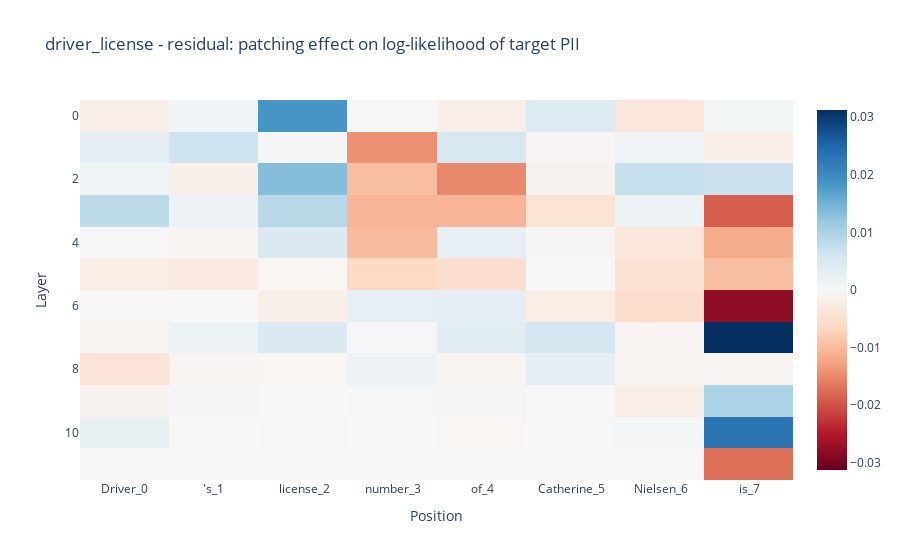
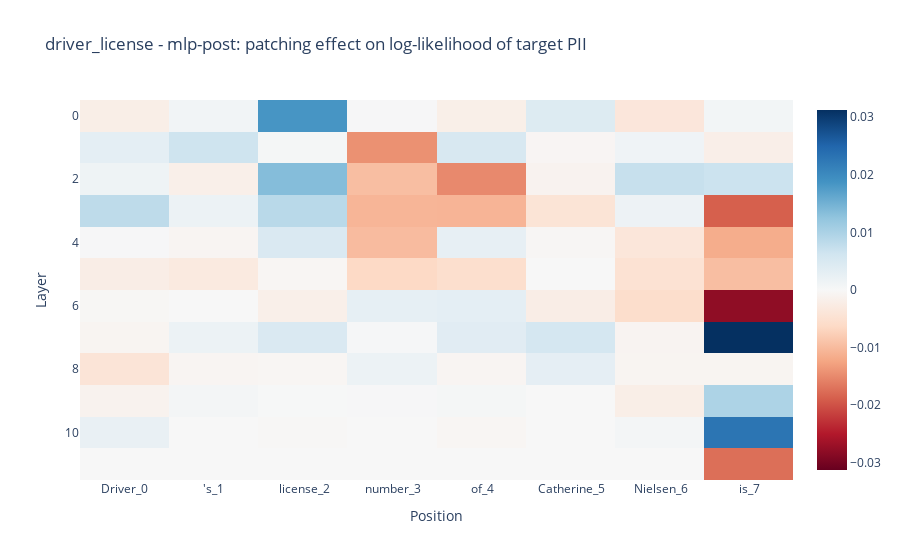
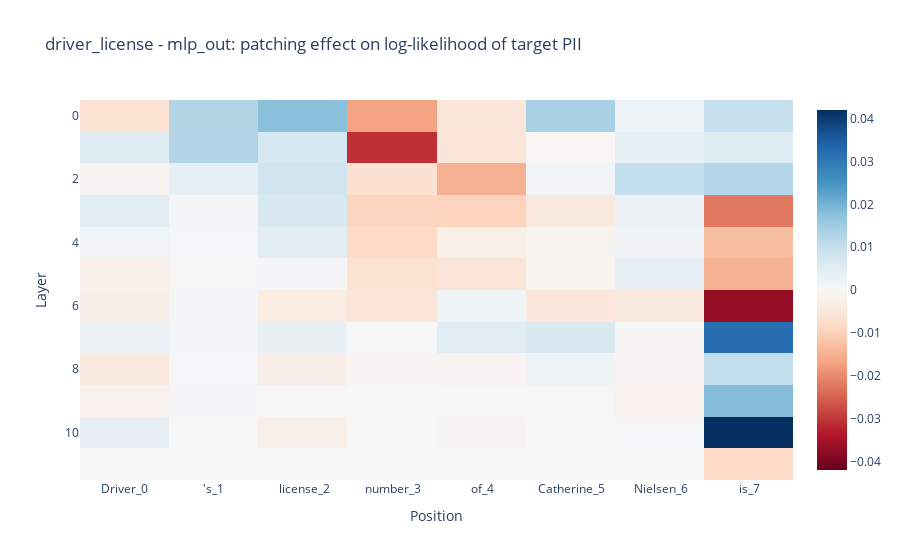
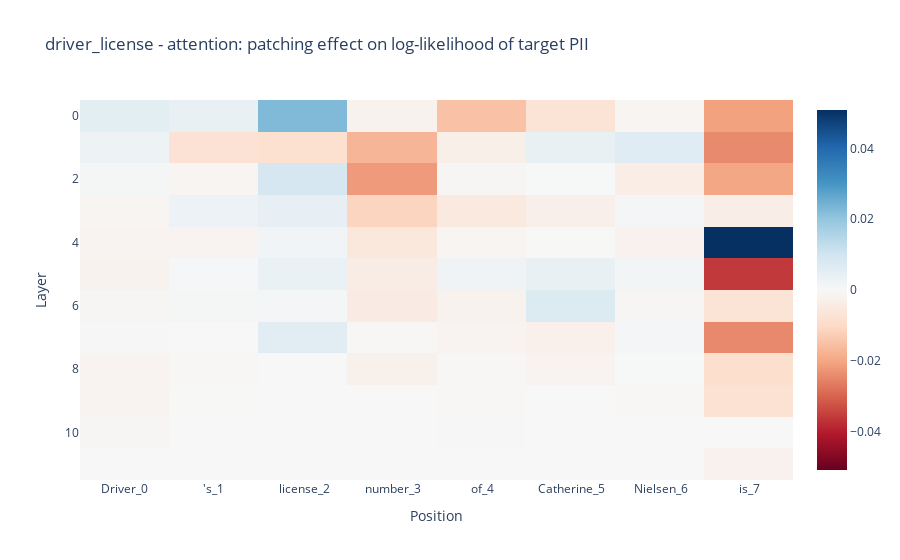

The notebook cell these images were saved under, in order:
### Code cell
# Heatmap visualizations of sweep results using a simple Plotly imshow helper

from typing import Optional, Mapping


def imshow(tensor, **kwargs):
    """Simple wrapper around plotly.express.imshow.

    Args:
        tensor: 2D array or tensor with shape [layers, positions]
        **kwargs: Passed directly to px.imshow (e.g., x, y, labels, title).
    """
    fig = px.imshow(
        tl_utils.to_numpy(tensor),
        color_continuous_midpoint=0.0,
        color_continuous_scale="RdBu",
        **kwargs,
    )
    return fig


# Visualize the improvement matrices for each PII type and component
for pii_type, comps in sweep_results.items():
    for component, result in comps.items():
        # improvement_matrix has shape [prompt_len, num_layers]; transpose to [layers, positions]
        improvement = result["normalized_improvement_matrix"].T

        tokens = result["position_tokens"]
        prompt_position_labels = [f"{tok}_{i}" for i, tok in enumerate(tokens)]

        target_pii = result["target_pii"]

        fig = imshow(
            improvement,
            x=prompt_position_labels,
            title=f"{pii_type} - {component}: patching effect on log-likelihood of target PII",
            labels={
                "x": "Position",
                "y": "Layer",
            },
        )
        os.makedirs(OUTPUT_DIR / f"1_sample", exist_ok=True)
        filepath = OUTPUT_DIR / f"1_sample/impovement_metrics_layer_and_position_patching_{pii_type}_{component}"
        fig.write_html(filepath)
        fig.write_image(filepath.with_suffix(".png"))
        fig.show()

### Figure 1 — Plotly figure (JSON) as saved in the notebook; plotly's stock layout.template omitted (floating-point values rounded to 4 significant figures)
{"data": [{"coloraxis": "coloraxis", "hovertemplate": "Position: %{x}<br>Layer: %{y}<br>color: %{z}<extra></extra>", "name": "0", "type": "heatmap", "x": ["Driver_0", "'s_1", " license_2", " number_3", " of_4", " Catherine_5", " Nielsen_6", " is_7"], "xaxis": "x", "yaxis": "y", "z": [[-0.002065, 0.00106, 0.01845, 0.000243, -0.001893, 0.004243, -0.003708, 0.0008324], [0.003056, 0.006453, 0.0005064, -0.01433, 0.005108, -0.0005637, 0.001327, -0.001898], [0.001494, -0.001787, 0.01348, -0.00957, -0.01502, -0.001099, 0.007207, 0.006706], [0.008158, 0.001735, 0.00861, -0.0106, -0.01071, -0.00431, 0.001677, -0.01874], [0.0001929, -0.000683, 0.004786, -0.009894, 0.002606, -0.0004041, -0.00374, -0.01159], [-0.002268, -0.002946, -0.0005462, -0.006306, -0.005272, 5.474e-05, -0.004718, -0.00959], [-0.0003313, -9.23e-06, -0.001835, 0.002859, 0.00311, -0.002178, -0.005574, -0.02788], [-0.0007207, 0.001793, 0.00471, 0.000381, 0.003661, 0.00553, -0.0008288, 0.03123], [-0.004134, -0.000644, -0.0005267, 0.001744, -0.0006879, 0.00301, -0.0007678, -0.0007367], [-0.001116, 0.0005798, 9.535e-05, 0.0002438, 0.0005088, 3.868e-05, -0.002024, 0.00983], [0.002288, 1.926e-06, -0.0002254, 0.0, -0.0005397, 0.0, 0.0007233, 0.02297], [0.0, 0.0, 0.0, 0.0, 0.0, 0.0, 0.0, -0.01741]]}], "layout": {"coloraxis": {"cmid": 0, "colorscale": [[0, "rgb(103,0,31)"], [0.1, "rgb(178,24,43)"], [0.2, "rgb(214,96,77)"], [0.3, "rgb(244,165,130)"], [0.4, "rgb(253,219,199)"], [0.5, "rgb(247,247,247)"], [0.6, "rgb(209,229,240)"], [0.7, "rgb(146,197,222)"], [0.8, "rgb(67,147,195)"], [0.9, "rgb(33,102,172)"], [1, "rgb(5,48,97)"]]}, "title": {"text": "driver_license - residual: patching effect on log-likelihood of target PII"}, "xaxis": {"anchor": "y", "constrain": "domain", "domain": [0, 1], "scaleanchor": "y", "title": {"text": "Position"}}, "yaxis": {"anchor": "x", "autorange": "reversed", "constrain": "domain", "domain": [0, 1], "title": {"text": "Layer"}}}}

### Figure 2 — Plotly figure (JSON) as saved in the notebook; plotly's stock layout.template omitted (floating-point values rounded to 4 significant figures)
{"data": [{"coloraxis": "coloraxis", "hovertemplate": "Position: %{x}<br>Layer: %{y}<br>color: %{z}<extra></extra>", "name": "0", "type": "heatmap", "x": ["Driver_0", "'s_1", " license_2", " number_3", " of_4", " Catherine_5", " Nielsen_6", " is_7"], "xaxis": "x", "yaxis": "y", "z": [[-0.002065, 0.00106, 0.01845, 0.000243, -0.001893, 0.004243, -0.003708, 0.0008324], [0.003056, 0.006453, 0.0005064, -0.01433, 0.005108, -0.0005637, 0.001327, -0.001898], [0.001494, -0.001787, 0.01348, -0.00957, -0.01502, -0.001099, 0.007207, 0.006706], [0.008158, 0.001735, 0.00861, -0.0106, -0.01071, -0.00431, 0.001677, -0.01874], [0.0001929, -0.000683, 0.004786, -0.009894, 0.002606, -0.0004041, -0.00374, -0.01159], [-0.002268, -0.002946, -0.0005462, -0.006306, -0.005272, 5.474e-05, -0.004718, -0.00959], [-0.0003313, -9.23e-06, -0.001835, 0.002859, 0.00311, -0.002178, -0.005574, -0.02788], [-0.0007207, 0.001793, 0.00471, 0.000381, 0.003661, 0.00553, -0.0008288, 0.03123], [-0.004134, -0.000644, -0.0005267, 0.001744, -0.0006879, 0.00301, -0.0007678, -0.0007367], [-0.001116, 0.0005798, 9.535e-05, 0.0002438, 0.0005088, 3.868e-05, -0.002024, 0.00983], [0.002288, 1.926e-06, -0.0002254, 0.0, -0.0005397, 0.0, 0.0007233, 0.02297], [0.0, 0.0, 0.0, 0.0, 0.0, 0.0, 0.0, -0.01741]]}], "layout": {"coloraxis": {"cmid": 0, "colorscale": [[0, "rgb(103,0,31)"], [0.1, "rgb(178,24,43)"], [0.2, "rgb(214,96,77)"], [0.3, "rgb(244,165,130)"], [0.4, "rgb(253,219,199)"], [0.5, "rgb(247,247,247)"], [0.6, "rgb(209,229,240)"], [0.7, "rgb(146,197,222)"], [0.8, "rgb(67,147,195)"], [0.9, "rgb(33,102,172)"], [1, "rgb(5,48,97)"]]}, "title": {"text": "driver_license - mlp-post: patching effect on log-likelihood of target PII"}, "xaxis": {"anchor": "y", "constrain": "domain", "domain": [0, 1], "scaleanchor": "y", "title": {"text": "Position"}}, "yaxis": {"anchor": "x", "autorange": "reversed", "constrain": "domain", "domain": [0, 1], "title": {"text": "Layer"}}}}

### Figure 3 — Plotly figure (JSON) as saved in the notebook; plotly's stock layout.template omitted (floating-point values rounded to 4 significant figures)
{"data": [{"coloraxis": "coloraxis", "hovertemplate": "Position: %{x}<br>Layer: %{y}<br>color: %{z}<extra></extra>", "name": "0", "type": "heatmap", "x": ["Driver_0", "'s_1", " license_2", " number_3", " of_4", " Catherine_5", " Nielsen_6", " is_7"], "xaxis": "x", "yaxis": "y", "z": [[-0.006246, 0.01247, 0.01749, -0.01687, -0.005088, 0.01371, 0.002417, 0.009838], [0.005267, 0.01265, 0.007216, -0.03086, -0.005409, -0.0004483, 0.003805, 0.005595], [-0.001203, 0.003704, 0.008376, -0.006608, -0.01491, 0.001338, 0.01023, 0.01235], [0.00496, 0.0009558, 0.006841, -0.009265, -0.009588, -0.004172, 0.002634, -0.02216], [0.001597, 0.0004287, 0.004924, -0.008467, -0.002458, -0.00146, 0.001832, -0.01291], [-0.002181, -0.0001518, 0.0008776, -0.006292, -0.005477, -0.001349, 0.003963, -0.01464], [-0.00278, 0.0007852, -0.00351, -0.005405, 0.001936, -0.004943, -0.004285, -0.03702], [0.002735, 0.001027, 0.003342, -0.0001919, 0.004761, 0.006732, -0.0006068, 0.03206], [-0.004294, 0.0005536, -0.002777, -0.000892, -0.001261, 0.002058, -0.001112, 0.01045], [-0.001835, 0.0008492, -0.0002371, 0.0002029, -9.39e-05, 0.0002667, -0.001785, 0.01829], [0.003582, 6.1e-06, -0.002449, 0.0, -0.0005397, -4.494e-06, 0.0004995, 0.04202], [0.0, 0.0, 0.0, 0.0, 0.0, 0.0, 0.0, -0.008304]]}], "layout": {"coloraxis": {"cmid": 0, "colorscale": [[0, "rgb(103,0,31)"], [0.1, "rgb(178,24,43)"], [0.2, "rgb(214,96,77)"], [0.3, "rgb(244,165,130)"], [0.4, "rgb(253,219,199)"], [0.5, "rgb(247,247,247)"], [0.6, "rgb(209,229,240)"], [0.7, "rgb(146,197,222)"], [0.8, "rgb(67,147,195)"], [0.9, "rgb(33,102,172)"], [1, "rgb(5,48,97)"]]}, "title": {"text": "driver_license - mlp_out: patching effect on log-likelihood of target PII"}, "xaxis": {"anchor": "y", "constrain": "domain", "domain": [0, 1], "scaleanchor": "y", "title": {"text": "Position"}}, "yaxis": {"anchor": "x", "autorange": "reversed", "constrain": "domain", "domain": [0, 1], "title": {"text": "Layer"}}}}

### Figure 4 — Plotly figure (JSON) as saved in the notebook; plotly's stock layout.template omitted (floating-point values rounded to 4 significant figures)
{"data": [{"coloraxis": "coloraxis", "hovertemplate": "Position: %{x}<br>Layer: %{y}<br>color: %{z}<extra></extra>", "name": "0", "type": "heatmap", "x": ["Driver_0", "'s_1", " license_2", " number_3", " of_4", " Catherine_5", " Nielsen_6", " is_7"], "xaxis": "x", "yaxis": "y", "z": [[0.005305, 0.00404, 0.02252, -0.001841, -0.01498, -0.007306, -0.001161, -0.02083], [0.002614, -0.007503, -0.008198, -0.01726, -0.003015, 0.003882, 0.006419, -0.02435], [0.0007365, -0.001184, 0.008916, -0.02195, -0.0006975, 0.0001632, -0.003703, -0.02002], [-0.001223, 0.003038, 0.004417, -0.01123, -0.005057, -0.002855, 0.0008711, -0.003331], [-0.00146, -0.001454, 0.0017, -0.005628, -0.001192, -0.0001464, -0.002062, 0.05087], [-0.001686, 0.0006068, 0.003383, -0.004073, 0.002208, 0.004084, 0.001262, -0.03605], [-0.0006322, 0.0007522, 0.001037, -0.00421, -0.0017, 0.007351, -0.0007973, -0.006937], [-0.000203, 4.39e-05, 0.005893, -0.000427, -0.001305, -0.002626, 0.00117, -0.02446], [-0.001364, -0.0005056, -1.742e-05, -0.002532, -0.0004683, -0.001327, 0.0001509, -0.008818], [-0.001509, -0.0001272, -1.605e-07, 5.891e-05, -0.0005111, 7.705e-06, -0.0004325, -0.007727], [-0.0005692, 0.0, 0.0, 0.0, -0.0001823, 1.605e-07, 8.411e-05, -6.886e-05], [0.0, 0.0, 0.0, 0.0, 0.0, 0.0, 0.0, -0.002071]]}], "layout": {"coloraxis": {"cmid": 0, "colorscale": [[0, "rgb(103,0,31)"], [0.1, "rgb(178,24,43)"], [0.2, "rgb(214,96,77)"], [0.3, "rgb(244,165,130)"], [0.4, "rgb(253,219,199)"], [0.5, "rgb(247,247,247)"], [0.6, "rgb(209,229,240)"], [0.7, "rgb(146,197,222)"], [0.8, "rgb(67,147,195)"], [0.9, "rgb(33,102,172)"], [1, "rgb(5,48,97)"]]}, "title": {"text": "driver_license - attention: patching effect on log-likelihood of target PII"}, "xaxis": {"anchor": "y", "constrain": "domain", "domain": [0, 1], "scaleanchor": "y", "title": {"text": "Position"}}, "yaxis": {"anchor": "x", "autorange": "reversed", "constrain": "domain", "domain": [0, 1], "title": {"text": "Layer"}}}}
